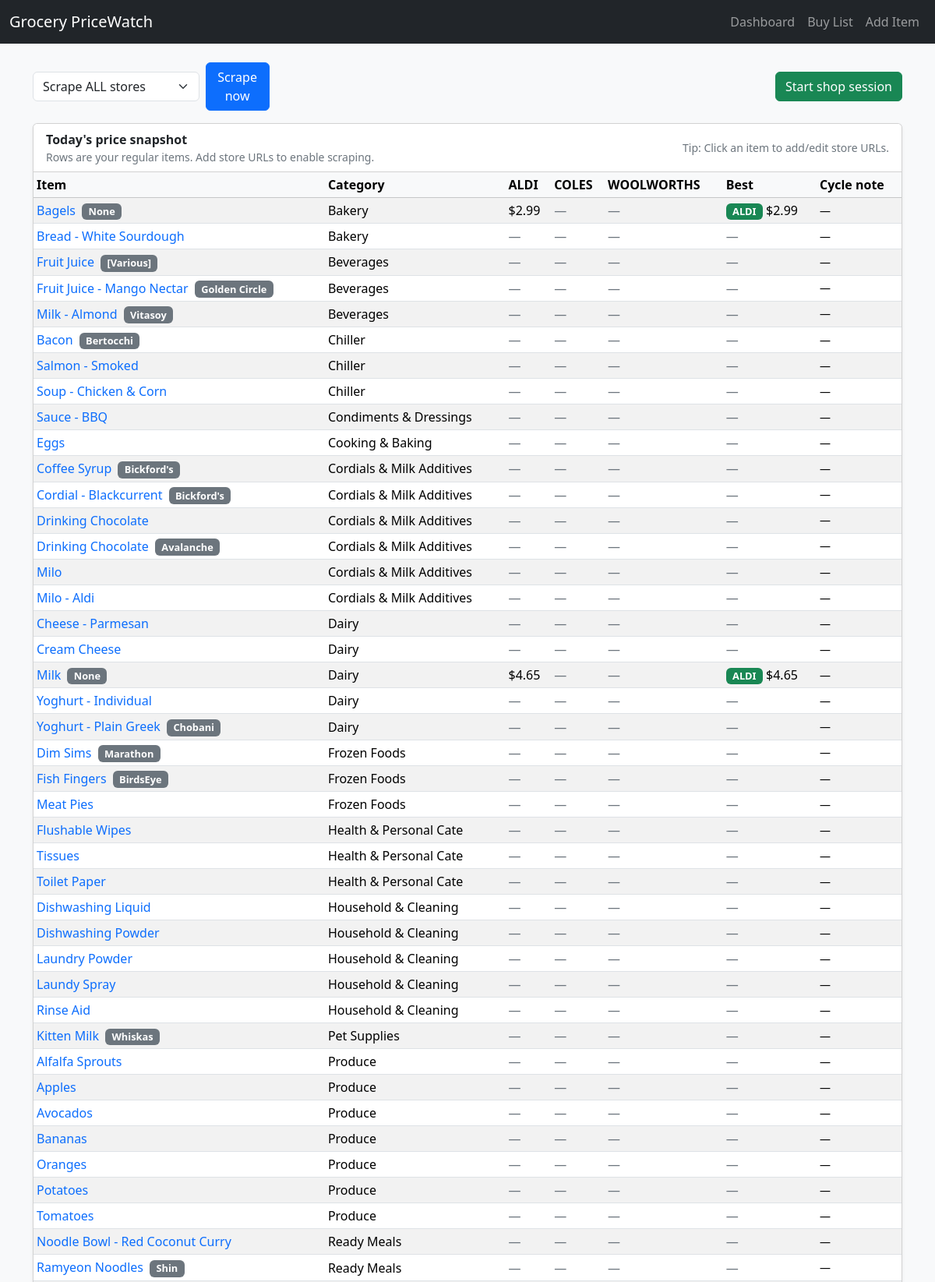
The page / (upper part) on the database its author committed.
### app/models.py (models this page shows)
class Item(Base):
    __tablename__ = "items"
    id = Column(Integer, primary_key=True)
    name = Column(String, nullable=False)
    category = Column(String, nullable=True)
    brand = Column(String, nullable=True)
    buy_freq = Column(String, nullable=True)
    buy_qty = Column(Float, nullable=True)
    preferred_store = Column(String, nullable=True)
    links = relationship("StoreLink", back_populates="item", cascade="all, delete-orphan")
    prices = relationship("PriceHistory", back_populates="item", cascade="all, delete-orphan")

class PriceHistory(Base):
    __tablename__ = "price_history"
    id = Column(Integer, primary_key=True)
    item_id = Column(Integer, ForeignKey("items.id"), nullable=False)
    store_id = Column(Integer, ForeignKey("stores.id"), nullable=False)
    captured_at = Column(DateTime, nullable=False, default=datetime.utcnow)
    price = Column(Float, nullable=True)
    was_price = Column(Float, nullable=True)
    unit_price = Column(Float, nullable=True)
    promo_text = Column(String, nullable=True)
    discount_percent = Column(Float, nullable=True)
    item = relationship("Item", back_populates="prices")
    store = relationship("Store", back_populates="prices")

class Store(Base):
    __tablename__ = "stores"
    id = Column(Integer, primary_key=True)
    name = Column(String, nullable=False, unique=True)
    links = relationship("StoreLink", back_populates="store", cascade="all, delete-orphan")
    prices = relationship("PriceHistory", back_populates="store", cascade="all, delete-orphan")

### app/main.py (the view)
@app.get("/", response_class=HTMLResponse)
def dashboard(request: Request):
    db = SessionLocal()
    try:
        items = db.query(Item).order_by(Item.category.asc().nullslast(), Item.name.asc()).all()
        latest = get_latest_prices_for_items(db, [i.id for i in items])
        best = compute_best_store_map(items, latest)
        cycles = compute_cycle_insights(db, [i.id for i in items])
        stores = db.query(Store).order_by(Store.name.asc()).all()
        return templates.TemplateResponse(
            "index.html",
            {
                "request": request,
                "title": APP_TITLE,
                "items": items,
                "stores": stores,
                "latest": latest,
                "best": best,
                "cycles": cycles,
            },
        )
    finally:
        db.close()

### templates/index.html (shortened to what this page needs)
{% extends "base.html" %}
{% block content %}
<div class="d-flex flex-wrap gap-2 align-items-center mb-3">
  <form method="post" action="/scrape" class="d-flex gap-2 align-items-center">
    <select class="form-select" style="max-width: 220px" name="store">
      <option value="ALL">Scrape ALL stores</option>
    </select>
    <button class="btn btn-primary" type="submit">Scrape now</button>
  </form>
  <form method="post" action="/shop/start" class="ms-auto">
    <button class="btn btn-success" type="submit">Start shop session</button>
  </form>
</div>
<div class="card shadow-sm">
  <div class="card-header bg-white">
    <div class="d-flex justify-content-between align-items-center">
      <div>
        <div class="fw-semibold">Today's price snapshot</div>
        <div class="muted small">Rows are your regular items. Add store URLs to enable scraping.</div>
      </div>
      <div class="small muted">Tip: Click an item to add/edit store URLs.</div>
    </div>
  </div>
  <div class="table-responsive">
    <table class="table table-sm table-striped align-middle mb-0">
      <thead class="table-light">
        <tr>
          <th>Item</th>
          <th>Category</th>
          <th>ALDI</th>
          <th>COLES</th>
          <th>WOOLWORTHS</th>
          <th>Best</th>
          <th>Cycle note</th>
        </tr>
      </thead>
      <tbody>
        {% for item in items %}
        <tr>
          <td>
            <a href="/items/{{ item.id }}" class="text-decoration-none">{{ item.name }}</a>
            {% if item.brand %}<span class="badge bg-secondary pill ms-1">{{ item.brand }}</span>{% endif %}
          </td>
          <td class="muted">{{ item.category or "" }}</td>
          {% for store_name in ["ALDI","COLES","WOOLWORTHS"] %}
            {% set ph = (latest.get(item.id) or {}).get(store_name) %}
            <td class="price">
              {% if ph and ph.price is not none %}
                ${{ "%.2f"|format(ph.price) }}
              {% else %}
                <span class="muted">—</span>
              {% endif %}
            </td>
          {% endfor %}
          <td class="price">
            {% set b = best.get(item.id) %}
            {% if b %}
              <span class="badge bg-success pill">{{ b[0] }}</span>
              ${{ "%.2f"|format(b[1]) }}
            {% else %}
              <span class="muted">—</span>
            {% endif %}
          </td>
          <td class="muted small">
            {% set cyc = cycles.get(item.id) %}
            {% if cyc %}
              {% set chosen = (best.get(item.id) or [None])[0] %}
              {% if chosen and cyc.get(chosen) and cyc.get(chosen).get("next_expected_discount") %}
                Next expected: {{ cyc.get(chosen).get("next_expected_discount").date() }}
              {% else %}
                —
              {% endif %}
            {% else %}
              —
            {% endif %}
          </td>
        </tr>
        {% endfor %}
      </tbody>
    </table>
  </div>
</div>
{% endblock %}

### templates/base.html (shortened to what this page needs)
<!doctype html>
<html lang="en">
<head>
  <link href="https://cdn.jsdelivr.net/npm/bootstrap@5.3.3/dist/css/bootstrap.min.css" rel="stylesheet">
</head>
<body class="bg-light">
<nav class="navbar navbar-expand-lg navbar-dark bg-dark">
  <div class="container-fluid">
    <a class="navbar-brand" href="/">{{ title }}</a>
    <div class="navbar-nav">
      <a class="nav-link" href="/">Dashboard</a>
      <a class="nav-link" href="/buylist">Buy List</a>
      <a class="nav-link" href="/items/new">Add Item</a>
    </div>
  </div>
</nav>
<main class="container my-4">
  {% block content %}{% endblock %}
</main>
</body>
</html>

### templates/base.html (style rules this page uses)
.price { font-variant-numeric: tabular-nums; }
.muted { color: #6c757d; }
.pill { font-size: 0.8rem; }

### rows shown on the page
Item: name "Bagels", brand "None", category "Bakery"
PriceHistory: price "2.99", price "2.99"
Store: name "ALDI"
Item: name "Bread - White Sourdough", category "Bakery"
Item: name "Fruit Juice", brand "[Various]", category "Beverages"
Item: name "Fruit Juice - Mango Nectar", brand "Golden Circle", category "Beverages"
Item: name "Milk - Almond", brand "Vitasoy", category "Beverages"
Item: name "Bacon", brand "Bertocchi", category "Chiller"
Item: name "Salmon - Smoked", category "Chiller"
Item: name "Soup - Chicken & Corn", category "Chiller"
Item: name "Sauce - BBQ", category "Condiments & Dressings"
Item: name "Eggs", category "Cooking & Baking"
Item: name "Coffee Syrup", brand "Bickford's", category "Cordials & Milk Additives"
Item: name "Cordial - Blackcurrent", brand "Bickford's", category "Cordials & Milk Additives"
Item: name "Drinking Chocolate", category "Cordials & Milk Additives"
Item: name "Drinking Chocolate", brand "Avalanche", category "Cordials & Milk Additives"
Item: name "Milo", category "Cordials & Milk Additives"
Item: name "Milo - Aldi", category "Cordials & Milk Additives"
Item: name "Cheese - Parmesan", category "Dairy"
Item: name "Cream Cheese", category "Dairy"
Item: name "Milk", brand "None", category "Dairy"
PriceHistory: price "4.65", price "4.65"
Item: name "Yoghurt - Individual", category "Dairy"
Item: name "Yoghurt - Plain Greek", brand "Chobani", category "Dairy"
Item: name "Dim Sims", brand "Marathon", category "Frozen Foods"
Item: name "Fish Fingers", brand "BirdsEye", category "Frozen Foods"
Item: name "Meat Pies", category "Frozen Foods"
Item: name "Flushable Wipes", category "Health & Personal Cate"
Item: name "Tissues", category "Health & Personal Cate"
Item: name "Toilet Paper", category "Health & Personal Cate"
Item: name "Dishwashing Liquid", category "Household & Cleaning"
Item: name "Dishwashing Powder", category "Household & Cleaning"
Item: name "Laundry Powder", category "Household & Cleaning"
Item: name "Laundy Spray", category "Household & Cleaning"
Item: name "Rinse Aid", category "Household & Cleaning"
Item: name "Kitten Milk", brand "Whiskas", category "Pet Supplies"
Item: name "Alfalfa Sprouts", category "Produce"
Item: name "Apples", category "Produce"
Item: name "Avocados", category "Produce"
Item: name "Bananas", category "Produce"
Item: name "Oranges", category "Produce"
Item: name "Potatoes", category "Produce"
Item: name "Tomatoes", category "Produce"
Item: name "Noodle Bowl - Red Coconut Curry", category "Ready Meals"
Item: name "Ramyeon Noodles", brand "Shin", category "Ready Meals"

### other values the page prints
{{ title }} "Grocery PriceWatch"
